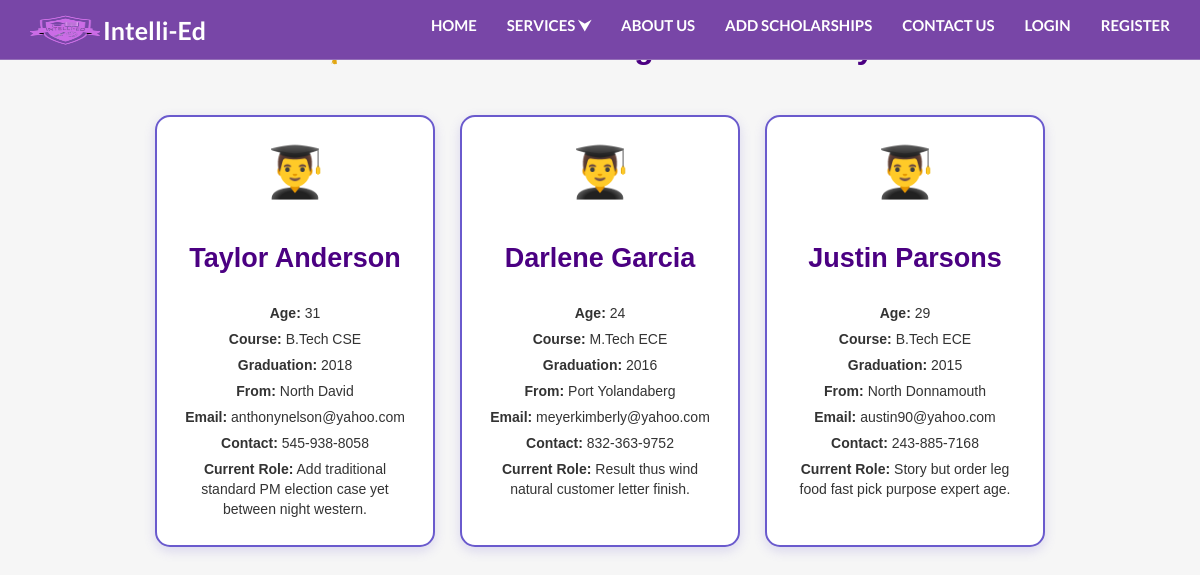
Page /alumni.php?id=1 on the committed database.
### tables this page shows
CREATE TABLE `alumni` (
  `alumni_id` int(11) NOT NULL,
  `college_id` int(11) DEFAULT NULL,
  `name` varchar(100) DEFAULT NULL,
  `age` int(11) DEFAULT NULL,
  `course_completed` varchar(100) DEFAULT NULL,
  `year_graduated` int(11) DEFAULT NULL,
  `hometown` varchar(100) DEFAULT NULL,
  `email` varchar(100) DEFAULT NULL,
  `contact_info` varchar(30) DEFAULT NULL,
  `additional_details` text DEFAULT NULL
);

### alumni.php (the view, shortened to what this page needs)
<!DOCTYPE html>
<html lang="en">
<head>
    <?php include 'header.php'; ?>
</head>
<body>
<?php
$collegeId = $_GET['id'];
$conn = new mysqli("localhost", "root", "", "intelli-ed");
$collegeQuery = "SELECT name FROM colleges WHERE college_id = $collegeId";
$collegeResult = $conn->query($collegeQuery);
$collegeName = $collegeResult->fetch_assoc()['name'];
echo "<h2 class='main-heading'>🎓 Alumni from $collegeName</h2>";
$alumniQuery = "SELECT * FROM alumni WHERE college_id = $collegeId";
$alumniResult = $conn->query($alumniQuery);
if ($alumniResult->num_rows > 0) {
    echo "<div class='alumni-container'>";
    while ($row = $alumniResult->fetch_assoc()) {
        echo "<div class='alumni-card'>";
        echo "<div class='alumni-header'>👨‍🎓</div>";
        echo "<h3>" . htmlspecialchars($row['name']) . "</h3>";
        echo "<p><strong>Age:</strong> " . htmlspecialchars($row['age']) . "</p>";
        echo "<p><strong>Course:</strong> " . htmlspecialchars($row['course_completed']) . "</p>";
        echo "<p><strong>Graduation:</strong> " . htmlspecialchars($row['year_graduated']) . "</p>";
        echo "<p><strong>From:</strong> " . htmlspecialchars($row['hometown']) . "</p>";
        echo "<p><strong>Email:</strong> " . htmlspecialchars($row['email']) . "</p>";
        echo "<p><strong>Contact:</strong> " . htmlspecialchars($row['contact_info']) . "</p>";
        echo "<p><strong>Current Role:</strong> " . htmlspecialchars($row['additional_details']) . "</p>";
        echo "</div>";
    }
    echo "</div>";
} else {
    echo "<p class='no-data'>No alumni data found for this college.</p>";
}
?>
</body>
</html>

### css/s.css (style rules this page uses)
body { font-family: 'Montserrat', sans-serif; font-size: 15px; font-weight: 400; color: black; overflow-x:hidden; }
h1,h2,h3,h4,h5,h6 { margin-top: 12px; margin-bottom: 15px; font-weight: 600; color: #374050; }
h2 { font-size:30px; }
h3 { font-size:27px; margin:20px 10px; padding:20px 10px; }

### alumni.php (style rules this page uses)
body { font-family: Arial, sans-serif; background-color: #f6f6f6; margin: 0; padding: 0; color: #333; }
.main-heading { text-align: center; color: #4B0082; margin: 30px 0; font-size: 32px; }
.alumni-container { display: flex; flex-wrap: wrap; justify-content: center; gap: 25px; padding: 20px; max-width: 1200px; margin: auto; }
.alumni-card { background-color: #ffffff; border: 2px solid #6A5ACD; border-radius: 15px; width: 280px; padding: 20px; box-shadow: 0 4px 12px rgba(106, 90, 205, 0.2); transition: transform 0.3s ease, box-shadow 0.3s ease; text-align: center; }
.alumni-header { font-size: 50px; margin-bottom: 15px; }
.alumni-card h3 { margin: 10px 0; color: #4B0082; }
.alumni-card p { margin: 6px 0; font-size: 14px; }

### rows in the picture
alumni: name "Taylor Anderson", age "31", course_completed "B.Tech CSE", year_graduated "2018", hometown "North David", email "anthonynelson@yahoo.com", contact_info "545-938-8058", additional_details "Add traditional standard PM election case yet between night western."
alumni: name "Darlene Garcia", age "24", course_completed "M.Tech ECE", year_graduated "2016", hometown "Port Yolandaberg", email "meyerkimberly@yahoo.com", contact_info "832-363-9752", additional_details "Result thus wind natural customer letter finish."
alumni: name "Justin Parsons", age "29", course_completed "B.Tech ECE", year_graduated "2015", hometown "North Donnamouth", email "austin90@yahoo.com", contact_info "243-885-7168", additional_details "Story but order leg food fast pick purpose expert age."
